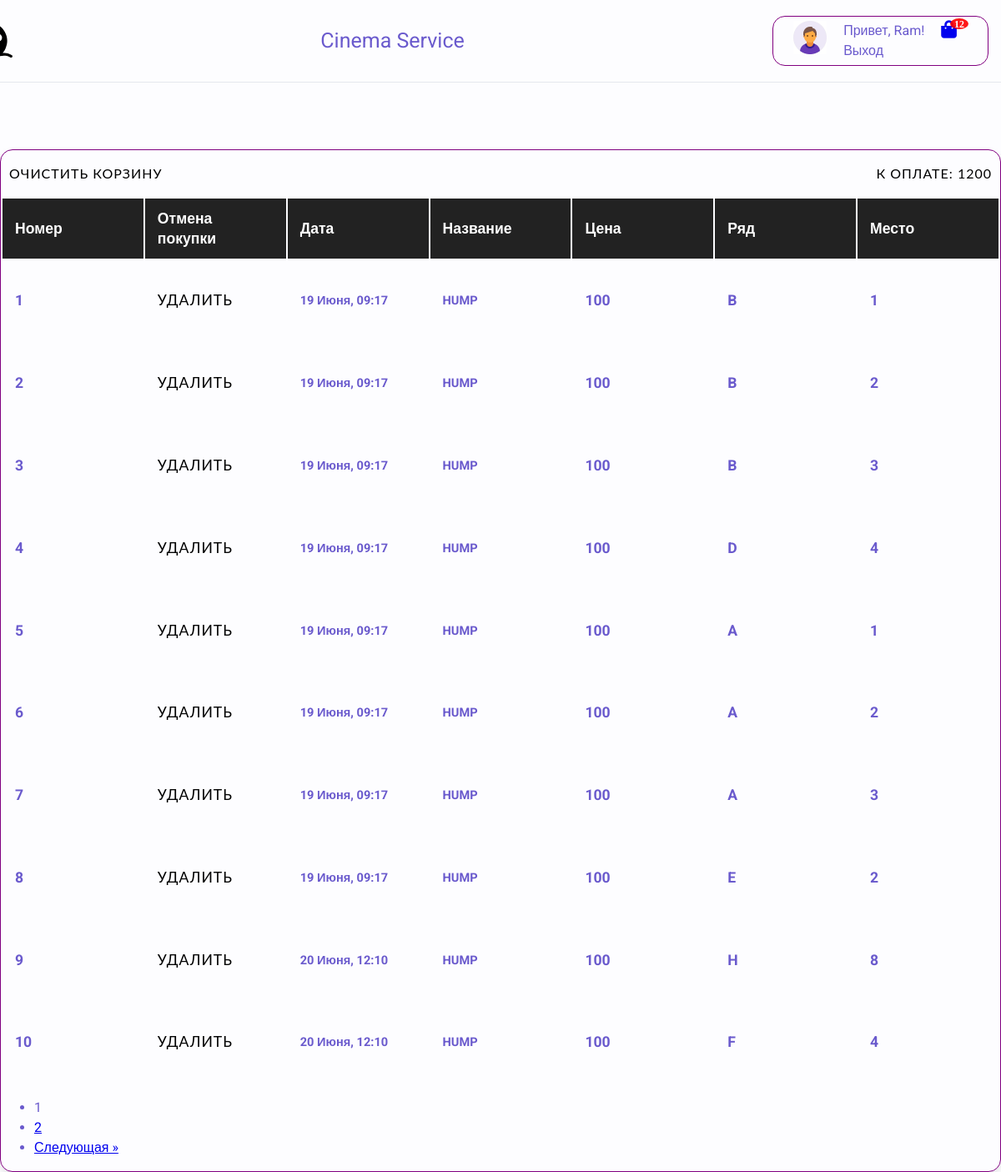
The page /cart/ (signed in) on the database its author committed.
### users/models.py (models this page shows, shortened)
class SiteUser(AbstractUser):
    email = models.EmailField(unique=True, default='')
    password = models.CharField(max_length=128, null=True)
    username = models.CharField(max_length=128, null=True, unique=True)
    last_login = models.DateTimeField(auto_now=True, null=True)
    is_superuser = models.BooleanField(default=False)
    is_staff = models.BooleanField(default=False)
    is_active = models.BooleanField(default=True)
    date_joined = models.DateTimeField(auto_now_add=True)
    USERNAME_FIELD = 'username'
    REQUIRED_FIELDS = ['email']
    @property
    def is_authenticated(self):
        return True
    class Meta:
        verbose_name = 'Пользователь'
        verbose_name_plural = 'Пользователи'
        db_table = 'site_users'

### rent/models.py (models this page shows, shortened)
class BaseModel(models.Model):
    uid = models.UUIDField(default=uuid.uuid4, verbose_name='UID', editable=False, primary_key=True)
    created_at = models.DateField(auto_now_add=True, verbose_name='Дата создания')
    updated_at = models.DateField(auto_now_add=True, verbose_name='Дата обновления')
    class Meta:
        abstract = True

class CartItems(BaseModel):
    cart = models.ForeignKey(Cart, on_delete=models.CASCADE, related_name='cart_items', verbose_name='Название')
    showtime = models.ForeignKey(Showtime, on_delete=models.CASCADE, verbose_name='Сеанс')
    quantity = models.IntegerField(default=0, verbose_name='Количество')
    seat = models.ForeignKey(Seat, on_delete=models.CASCADE, verbose_name='Место')
    class Meta:
        db_table = 'CartItems'

class Showtime(models.Model):
    movie = models.ForeignKey(Movie, on_delete=models.CASCADE)
    date = models.DateField()
    time = models.TimeField()
    class Meta:
        db_table = 'rent_showtime'

class Movie(BaseModel):
    category = models.ForeignKey(
        MovieCategory,
        on_delete=models.CASCADE,
        related_name="pizzas",
        verbose_name='Категория'
    )
    movie_name = models.CharField(max_length=100, verbose_name='Название')
    price = models.IntegerField(default=100, verbose_name='Цена')
    images = models.ImageField(max_length=500, upload_to='staticfiles', verbose_name='Изображение')
    description = models.TextField(max_length=2000, verbose_name='Описание')
    date_created = models.DateField(null=True, verbose_name='Дата Создания')
    duration = models.TextField(max_length=30, verbose_name='Длительность')
    country = models.TextField(max_length=100, verbose_name='Страна')
    director = models.TextField(max_length=300, verbose_name='Режиссер')
    script = models.TextField(max_length=300, verbose_name='Сценарий')
    producer = models.TextField(max_length=300, verbose_name='Продюсер')
    composer = models.TextField(max_length=300, verbose_name='Композитор')
    class Meta:
        db_table = 'Movies'

class Seat(models.Model):
    showtime = models.ForeignKey(Showtime, on_delete=models.CASCADE)
    row = models.CharField(max_length=2)  # Например, "A", "B", "C"
    number = models.IntegerField()
    is_available = models.BooleanField(default=True)
    is_booked = models.BooleanField(default=False)
    booked_by = models.ForeignKey(SiteUser, on_delete=models.CASCADE, null=True, blank=True)
    class Meta:
        db_table = 'rent_seat'

### rent/views.py (the view)
# urls.py: path('cart/', cart, name='cart'),
@login_required
def cart(request):
    cart, _ = Cart.objects.get_or_create(user=request.user, is_paid=False)
    cart_items = cart.cart_items.all().order_by('created_at')
    quantity = cart.cart_items.count()
    total_price = cart.get_total_price()
    paginator = Paginator(cart_items, 10)
    page = request.GET.get('page')
    try:
        cart_items = paginator.get_page(page)
    except PageNotAnInteger:
        cart_items = paginator.page(1)
    except EmptyPage:
        cart_items = paginator.page(paginator.num_pages)
    context = {
        'carts': cart,
        'cart_items': cart_items,
        'quantity': quantity,
        'total_price': total_price,
    }
    return render(request, 'cart.html', context)

### rent/models.py (called while the page is built)
    def get_total_price(self):
        return sum(item.showtime.movie.price for item in self.cart_items.all())

### rent/templatetags/filters.py (called while the page is built)
@register.filter
def month_name(month_num):
    months = {
        'Январь': _("Января"),
        'Февраль': _("Февраля"),
        'Март': _("Марта"),
        'Апрель': _("Апреля"),
        'Май': _("Мая"),
        'Июнь': _("Июня"),
        'Июль': _("Июля"),
        'Август': _("Августа"),
        'Сентябрь': _("Сентября"),
        'Октябрь': _("Октября"),
        'Ноябрь': _("Ноября"),
        'Декабря': _("Декабря"),
    }
    return months.get(month_num, '')

### rent/templates/cart.html (shortened to what this page needs)
{% extends "base.html" %}
{% load static %}
{% load filters %}
{% block start %}
<div class="container card shadow-lg mt-5">
    <div class="table-header">
        <a href="{% url 'clear_cart' %}" class="btn btn-danger"><p>Очистить корзину</p></a>
        <a href="#" class="btn btn-danger">
            <div class="cart-total">
                <p>К оплате: <span >{{ total_price }}</span></p>
            </div></a>
    </div>
    <table class="table">
        <thead>
            <tr>
                <th scope="col">Номер</th>
                <th scope="col">Отмена покупки</th>
                <th scope="col">Дата</th>
                <th scope="col">Название</th>
                <th scope="col">Цена</th>
                <th scope="col">Ряд</th>
                <th scope="col">Место</th>
            </tr>
        </thead>
        <tbody>
            {% for cartItem in cart_items %}
            <tr>
                <th>{{forloop.counter}}</th>
                <th><a href="{% url 'remove_cart_item' cartItem.uid %}" class="btn btn-danger">Удалить</a>
                </th>
                <th>
                    <h5>
                        {{ cartItem.showtime.date|date:"d" }} {{ cartItem.showtime.date|date:"F"|month_name }}, {{ cartItem.showtime.time|time:"H:i" }}
                    </h5>
                </th>
                <th>
                    <h5>{{cartItem.showtime.movie.movie_name}}</h5>
                </th>
                <th class="total-price" id="total_price_{{ cartItem.uid }}" data-movie-price="{{ cartItem.showtime.movie.price }}">
                    {{ cartItem.showtime.movie.price }}
                </th>
                <th>
                    {{cartItem.seat.row}}
                </th>
                <th>
                    {{cartItem.seat.number}}
                </th>
            </tr>
            {% endfor %}
        </tbody>
    </table>
    <div class="pagination">
        {% if cart_items.has_other_pages %}
            <ul class="pagination">
                {% for num in cart_items.paginator.page_range %}
                    {% if cart_items.number == num %}
                        <li class="active"><span>{{ num }}</span></li>
                    {% elif num > cart_items.number|add:'-3' and num < cart_items.number|add:'3' %}
                        <li><a href="?page={{ num }}">{{ num }}</a></li>
                    {% endif %}
                {% endfor %}
                {% if cart_items.has_next %}
                    <li><a href="?page={{ cart_items.next_page_number }}">Следующая &raquo;</a></li>
                {% endif %}
            </ul>
        {% endif %}
</div>
</div>
{% endblock %}

### rent/templates/base.html (shortened to what this page needs)
<!DOCTYPE html>
<html lang="en">
{% load static %}
<head>
    <link href="https://use.fontawesome.com/releases/v5.0.1/css/all.css" rel="stylesheet">
    <link rel="stylesheet" href="{% static 'css/style.css' %}">
</head>
<body class="page">
<header class="page-header">
      <div class="services">
        <div class="services-content">
            <img src="{% static 'img/logo.svg' %}" width="50" height="68" alt="Логотип CinemaService">
          <a class="location" href="{% url 'home' %}">Cinema Service</a>
        <div class="default-auth">
            {% if request.user.is_authenticated %}
            <a class="signin" href="{% url 'user_profile' %}">
                <img src="{% static 'img/user-icon.png' %}" width="40" height="40" alt="Кабинет пользователя">
            </a>
            <div class="default-auth-item">
                  <span>Привет, {{ request.user.username | title }}!</span>
                  <form action="{% url 'logout' %}" method="post">
                  <a class="user-exit" href="{% url 'logout' %}" type="submit">Выход</a>
                  </form>
            </div>
            <div class="default-auth-item">
                <a href="{% url 'cart' %}" id="cart-link"><i class="fa badge fa-lg" value={{ quantity }}>&#xf290;</i></a>
            </div>
            {% else %}
                <div class="default-auth-item">
                  <a class="user-exit" href="{% url 'login_view' %}">Вход</a>
                  <a class="user-exit" href="{% url 'registration_view' %}">Регистрация</a>
                </div>
            {% endif %}
        </div>
        </div>
      </div>
      <nav class="main-nav">
      </nav>
    </header>
  {% block start %}{% endblock %}
</body>
</html>

### static/css/style.css (style rules this page uses)
.btn { font-family: 'Lato'; font-size: inherit; color: black; background: none; cursor: pointer; display: inline-block; margin-bottom: 60px; text-transform: uppercase; letter-spacing: 1px; font-weight: 400; position: relative; transition: all 0.3s; padding: 0; margin: 0; -webkit-appearance: none; -moz-appearance: none; appearance: none; text-decoration: none; }
.btn:after { -webkit-transition: all 0.3s; -moz-transition: all 0.3s; transition: all 0.3s; }
.btn:before { font-family: 'FontAwesome'; speak: none; font-style: normal; font-weight: normal; font-variant: normal; text-transform: none; line-height: 1; position: relative; -webkit-font-smoothing: antialiased; }
body { margin: 0; font-family: "Roboto", sans-serif; font-size: 16px; line-height: 24px; color: #6A5ACD; background-color: #fdfdff; }
.page-header { margin-bottom: 40px; }
.services { padding-top: 15px; padding-bottom: 15px; border-bottom: 1px solid rgba(22, 49, 82, 0.1); }
.services-content { display: flex; align-items: center; width: 1170px; margin: 0 auto; }
.location { padding-top: 4px; padding-bottom: 4px; margin: 0 auto; margin-right: auto; font-size: 25px; line-height: 14px; color: inherit; text-decoration: none; background-repeat: no-repeat; background-position: left center; }
.services-content img { display: block; margin-left: -50px; }
.main-nav { display: block; width: 400px; margin-right: 0px; margin-left: auto; padding: 20px 55px; }
.signin { display: flex; align-items: right; justify-content: right; margin-left: 30px; padding: 0 auto; width: 34px; height: 34px; }
.default-auth { display: flex; flew-direction: row; justify-content: space-between; border: 1px solid #800080; border-radius: 15px; padding-right: 15px; padding-top: 5px; }
.badge:after { content:attr(value); font-size:12px; color: #fff; background: red; border-radius:50%; padding: 0 5px; position:relative; left:-8px; top:-10px; opacity:0.9; }
.default-auth-item { margin-bottom: 5px; margin-left: 20px; display: flex; flex-direction: column; }
.user-exit { color: inherit; text-decoration: none; }
thead { background-color: #222; color: #fff; }
th { padding: 12px 15px; text-align: left; font-weight: bold; font-size: 1.1em; }
th a { color: #fff; text-decoration: none; }
table { width: 100%; table-layout: fixed; }
.table-header { padding: 0 10px; display: flex; flex-flow: row nowrap; justify-content: space-between; }
td, th { width: 100%; justify-content: center; }
.card { border-radius: 15px; box-shadow: 0 4px 8px rgba(0, 0, 0, 0.1); overflow: hidden; border: 1px solid #800080; }

### rows shown on the page
SiteUser: user.username "Ram"
CartItems: showtime "19", showtime|month_name "Июня", showtime.time "09:17", showtime.movie.movie_name "HUMP", showtime.movie.price "100", seat.row "B", seat.number "1"
CartItems: showtime "19", showtime|month_name "Июня", showtime.time "09:17", showtime.movie.movie_name "HUMP", showtime.movie.price "100", seat.row "B", seat.number "2"
CartItems: showtime "19", showtime|month_name "Июня", showtime.time "09:17", showtime.movie.movie_name "HUMP", showtime.movie.price "100", seat.row "B", seat.number "3"
CartItems: showtime "19", showtime|month_name "Июня", showtime.time "09:17", showtime.movie.movie_name "HUMP", showtime.movie.price "100", seat.row "D", seat.number "4"
CartItems: showtime "19", showtime|month_name "Июня", showtime.time "09:17", showtime.movie.movie_name "HUMP", showtime.movie.price "100", seat.row "A", seat.number "1"
CartItems: showtime "19", showtime|month_name "Июня", showtime.time "09:17", showtime.movie.movie_name "HUMP", showtime.movie.price "100", seat.row "A", seat.number "2"
CartItems: showtime "19", showtime|month_name "Июня", showtime.time "09:17", showtime.movie.movie_name "HUMP", showtime.movie.price "100", seat.row "A", seat.number "3"
CartItems: showtime "19", showtime|month_name "Июня", showtime.time "09:17", showtime.movie.movie_name "HUMP", showtime.movie.price "100", seat.row "E", seat.number "2"
CartItems: showtime "20", showtime|month_name "Июня", showtime.time "12:10", showtime.movie.movie_name "HUMP", showtime.movie.price "100", seat.row "H", seat.number "8"
CartItems: showtime "20", showtime|month_name "Июня", showtime.time "12:10", showtime.movie.movie_name "HUMP", showtime.movie.price "100", seat.row "F", seat.number "4"

### other values the page prints
{{ total_price }} "1200"
{{ num }} "1"
{{ num }} "2"
